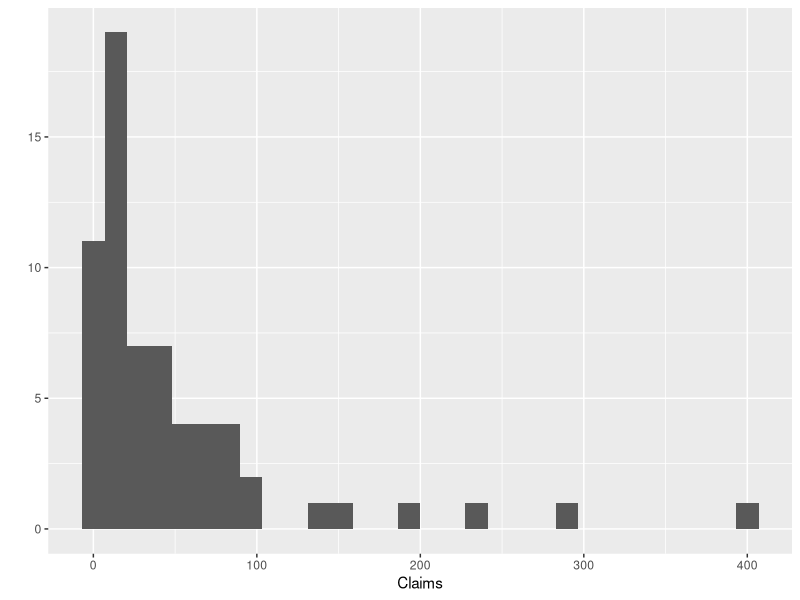
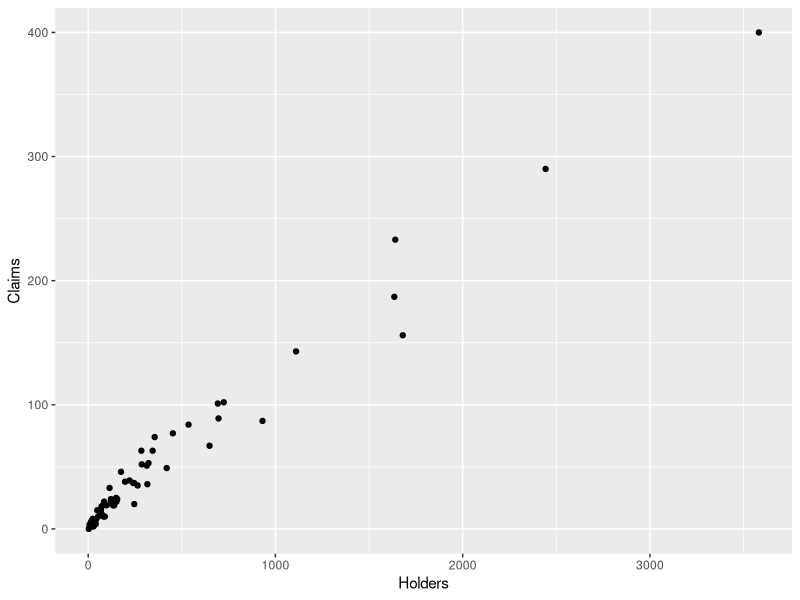
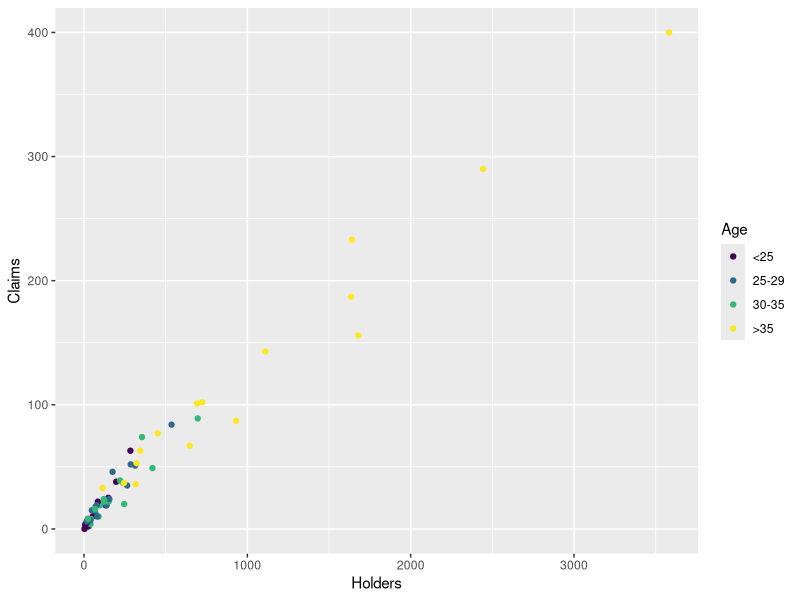
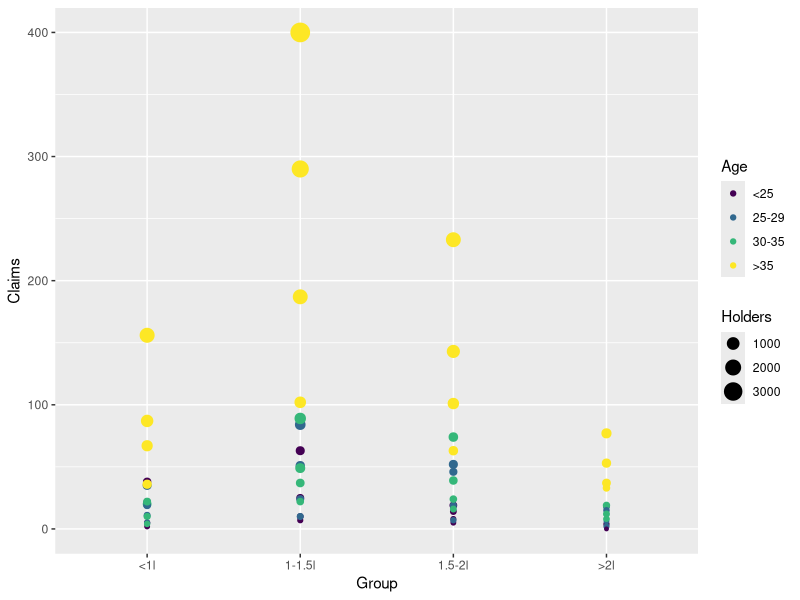
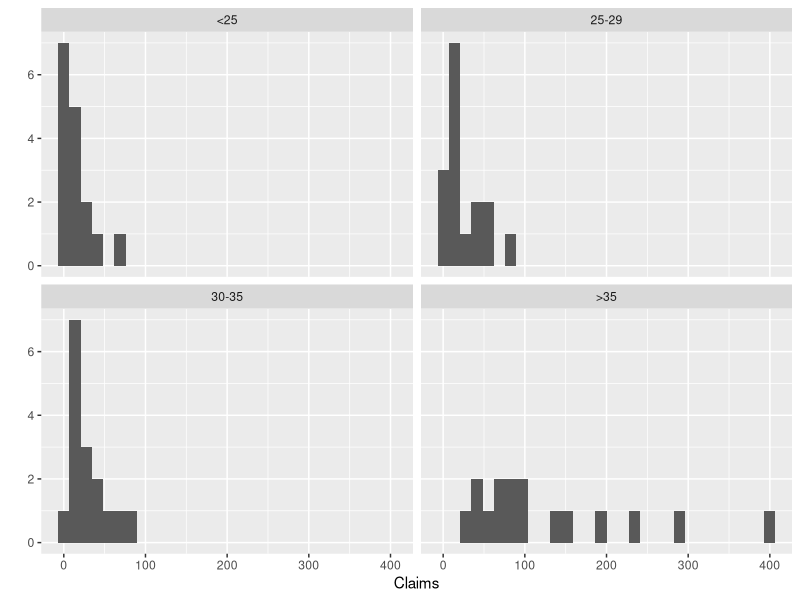
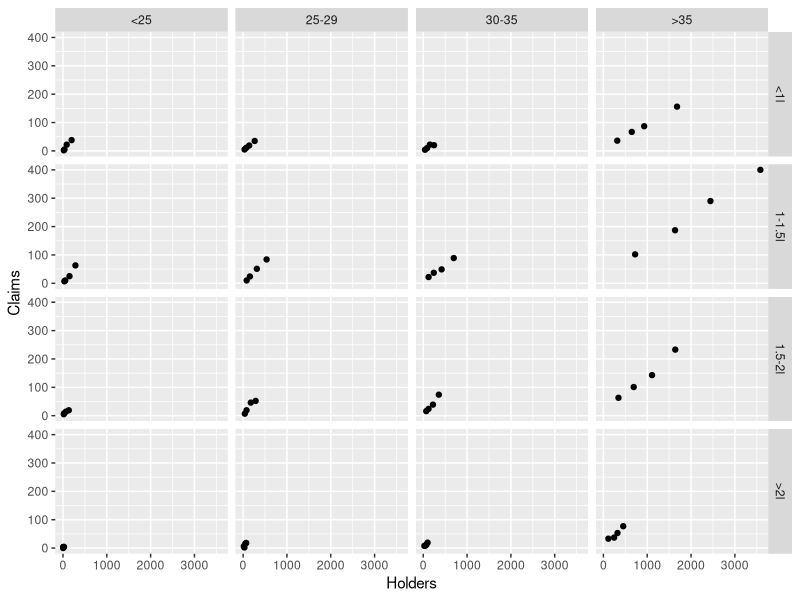
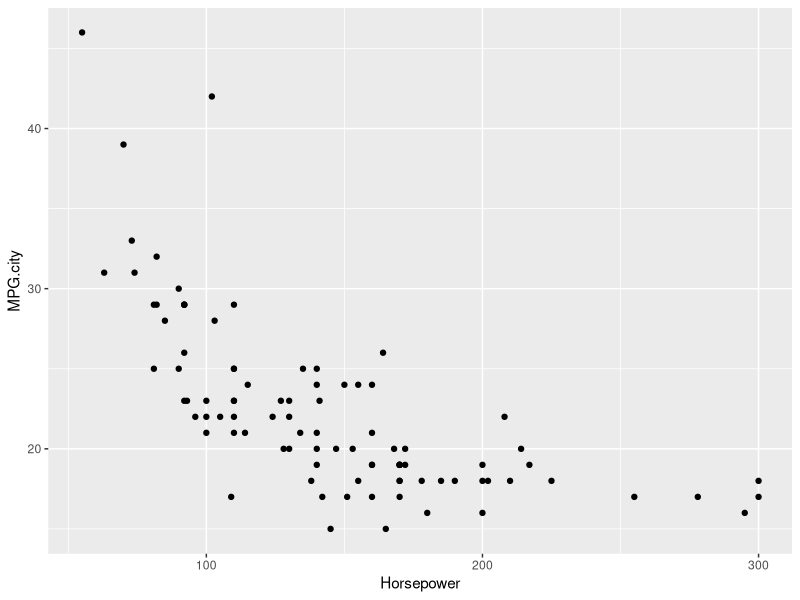
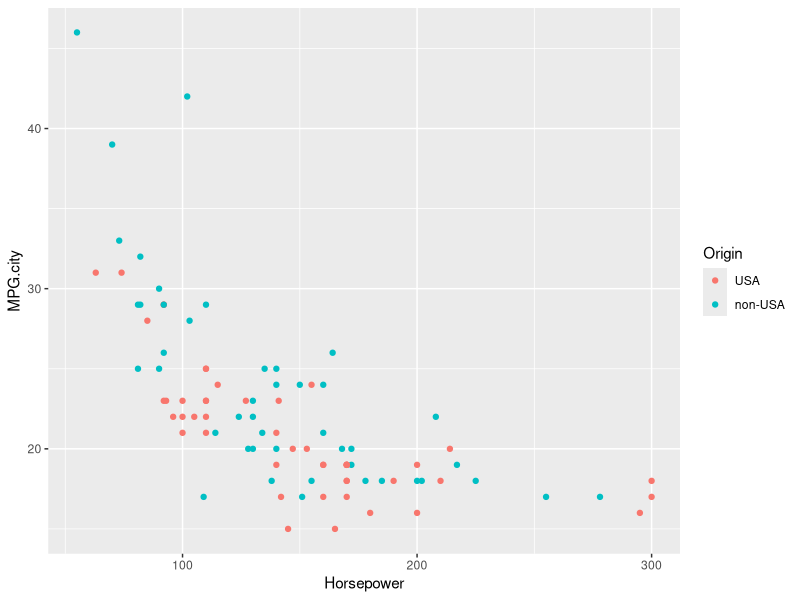

R code for these plots, in order:
## ---- chunk 1
knitr::opts_chunk$set(echo = TRUE, message = FALSE)
## ---- chunk 2
# Install if you haven't
# install.packages('ggplot2')
library(ggplot2)
## ---- chunk 3
library(MASS)

# Histogram is default for one variable
qplot(Claims, data = Insurance)
## ---- chunk 4
# Scatterplot is default for two variables
qplot(Holders, Claims, data = Insurance)
## ---- chunk 5
# Add 3rd variable to aesthethics such as colour, size, fill
qplot(Holders, Claims, colour = Age, data = Insurance)
## ---- chunk 6
# Don't ever do this, it's very hard to interpret
qplot(Group, Claims, size = Holders, colour = Age, data = Insurance)
## ---- chunk 7
# Facet breaks up a plot by a group.
qplot(Claims, facets = ~ Age, data = Insurance)
## ---- chunk 8
qplot(Holders, Claims, facets = Group ~ Age, data = Insurance)
## ---- chunk 9
ggplot(data=Cars93, aes(x = Horsepower, y = MPG.city)) +
  geom_point()
## ---- chunk 10
# Position (required) + discrete colour aesthethic 
ggplot(data=Cars93, aes(x = Horsepower, y = MPG.city, colour = Origin)) +
  geom_point()
## ---- chunk 11
ggplot(data=Cars93, aes(Horsepower, MPG.city, colour = Weight)) + 
  geom_point()
## ---- chunk 12
ggplot(data=Cars93, aes(Horsepower, MPG.city, size = Weight)) + 
  geom_point()
## ---- chunk 13
ggplot(data=Cars93, aes(Horsepower, fill = Origin)) +
  geom_histogram(binwidth = 10)
## ---- chunk 14
ggplot(data=Cars93, aes(Type, fill = DriveTrain)) + 
  geom_bar()
## ---- chunk 15
# Not as useful as colour
ggplot(data=Cars93, aes(Horsepower, Weight, shape = Type)) +
  geom_point()
## ---- chunk 16
# Size aesthethic
ggplot(data=Cars93, aes(Horsepower, Price, size = EngineSize)) + 
  geom_point()
## ---- chunk 17
# You can combine multiple aesthethics for multi-dimensional data
# Careful, as 4 dimensions becomes very hard for others to interpret
ggplot(data=Cars93, aes(Horsepower, MPG.city, alpha = Weight, colour = Type)) +
  geom_point()
## ---- chunk 18
# If you don't provide bins, ggplot2 will (rightly) complain
ggplot(Cars93, aes(Horsepower)) + 
  geom_histogram()
## ---- chunk 19
ggplot(Cars93, aes(Horsepower)) + 
  geom_histogram(binwidth=20)
## ---- chunk 20
ggplot(Cars93, aes(MPG.city)) +
  geom_freqpoly(binwidth=10)
## ---- chunk 21
ggplot(Cars93, aes(Type)) +
  geom_bar()
## ---- chunk 22
ggplot(housing, aes(Type, weight = Freq)) +
  geom_bar()
## ---- chunk 23
ggplot(Cars93[1:5,], aes(Make, Horsepower)) + 
  geom_bar(stat="identity")
## ---- chunk 24
ggplot(Cars93, aes(EngineSize, Cylinders)) + 
  geom_point()
## ---- chunk 25
ggplot(Cars93, aes(EngineSize, Cylinders)) + 
  geom_jitter()
## ---- chunk 26
ggplot(Cars93, aes(Type, Horsepower)) + 
  geom_boxplot()
## ---- chunk 27
ggplot(economics, aes(date, pop)) + 
  geom_line()
## ---- chunk 28
ggplot(economics) + 
  geom_line(aes(date, psavert, color = "Personal Savings Rate")) + 
  geom_line(aes(date, uempmed, color = "Unemployment Rate"))
## ---- chunk 29
ggplot(Cars93, aes(MPG.city, Horsepower)) + 
  geom_point() +
  geom_smooth()
## ---- chunk 30
ggplot(Cars93, aes(MPG.city, Horsepower)) + 
  geom_point() + 
  geom_smooth(method="lm", se=FALSE)
## ---- chunk 31
ggplot(Cars93, aes(MPG.city, MPG.highway)) + 
  geom_point() + 
  geom_line(linetype = 'dashed')
## ---- chunk 32
mean_mpg <- mean(Cars93$MPG.city)
ggplot(Cars93, aes(EngineSize, MPG.city)) + 
  geom_point() + 
  geom_abline(slope = -5, intercept = 40, color = "red") +
  geom_hline(aes(yintercept = mean_mpg), linetype = "dashed")
## ---- chunk 33
ggplot(Cars93, aes(Horsepower)) + 
  geom_histogram() +
  facet_wrap(~ DriveTrain)
## ---- chunk 34
ggplot(Cars93, aes(Horsepower)) + 
  geom_histogram() +
  facet_wrap(~ DriveTrain, ncol = 1)
## ---- chunk 35
ggplot(Cars93, aes(Price, Weight)) + 
  geom_point(aes(color = Man.trans.avail)) +
  facet_grid(Origin ~ DriveTrain)
